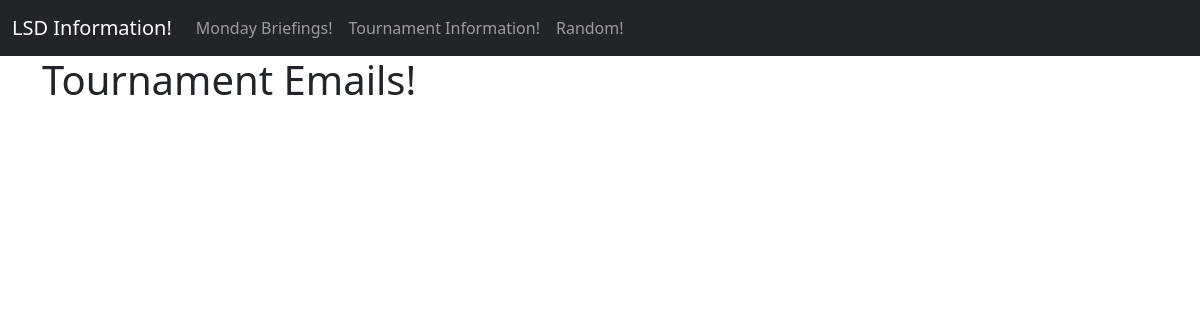
The page /tournaments on the database as committed earlier.
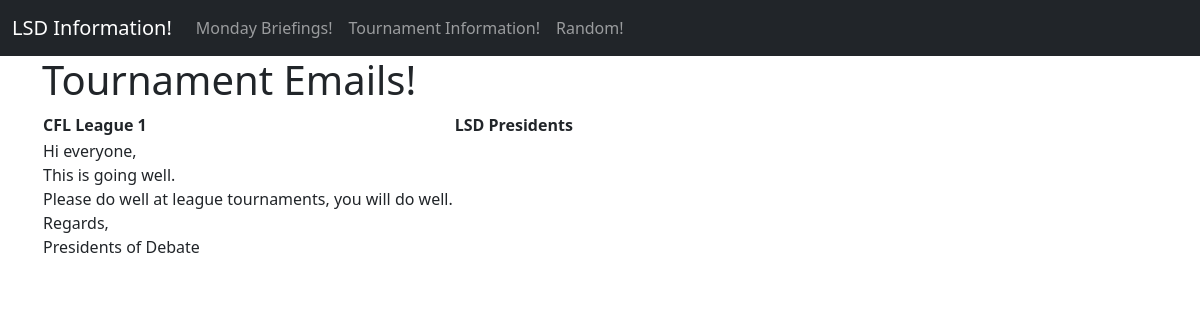
The same page on the database as committed later.
### tables this page shows
CREATE TABLE tournaments (subject LONGTEXT, sender LONGTEXT, body LONGTEXT);

### app.py (the view)
@app.route('/tournaments')
def render_tournaments():
    conn = get_db_connection_better("Email/emails")
    tournaments = conn.execute('SELECT * FROM tournaments').fetchall()
    tournaments_list = []
    for m in list(tournaments):
        tournaments_list.append(list(m))
    tournaments = tournaments_list
    return render_template("extend_emails.html", emails = tournaments_list, email_type="Tournament Emails!")

### app.py (called while the page is built)
def get_db_connection_better(path):
    conn = sqlite3.connect(path +'.db')
    return conn

### templates/extend_emails.html
{% extends 'emails.html' %}
{% block content %}
<h1> {{email_type}} </h1>
    {% for email in emails %}
        <div class='post'>
            <table>
                <tr>
                    <th>{{ email[0] }}</th>
                    <th>{{ email[1] }}</th>
                </tr>
                <tr>
                    <td>{{ email[2] | safe}}</th>
                </tr>
            </table>
        </div>
    {% endfor %}
{% endblock %}

### templates/emails.html (shortened to what this page needs)
<!DOCTYPE html>
<html lang="en">
<head>
    <link href="https://cdn.jsdelivr.net/npm/bootstrap@5.3.0-alpha3/dist/css/bootstrap.min.css" rel="stylesheet">
</head>
<body>
    <nav class="navbar navbar-expand-lg navbar-dark bg-dark">
        <div class="container-fluid">
            <a class="navbar-brand" href="index">LSD Information!</a>
            <div class="collapse navbar-collapse" id="navbarNav">
            <ul class="navbar-nav">
                <li class="nav-item">
                  <a class="nav-link" href="monday_briefing">Monday Briefings!</a>
                </li>
                <li class="nav-item">
                  <a class="nav-link" href="tournaments">Tournament Information!</a>
                </li>
                <li class="nav-item">
                    <a class="nav-link" href="misc">Random!</a>
                  </li>
            </ul>
            </div>
        </div>
        </nav>
        <div class="container">
            {% block content %} {% endblock %}
        </div>
      </body>
</html>

Rows that differ between the two databases and show on the page:
added tournaments: subject "CFL League 1", sender "LSD Presidents", body "Hi everyone, This is going well. Please do well at league tournaments, you will do well. Regards, Presidents of Debate"
